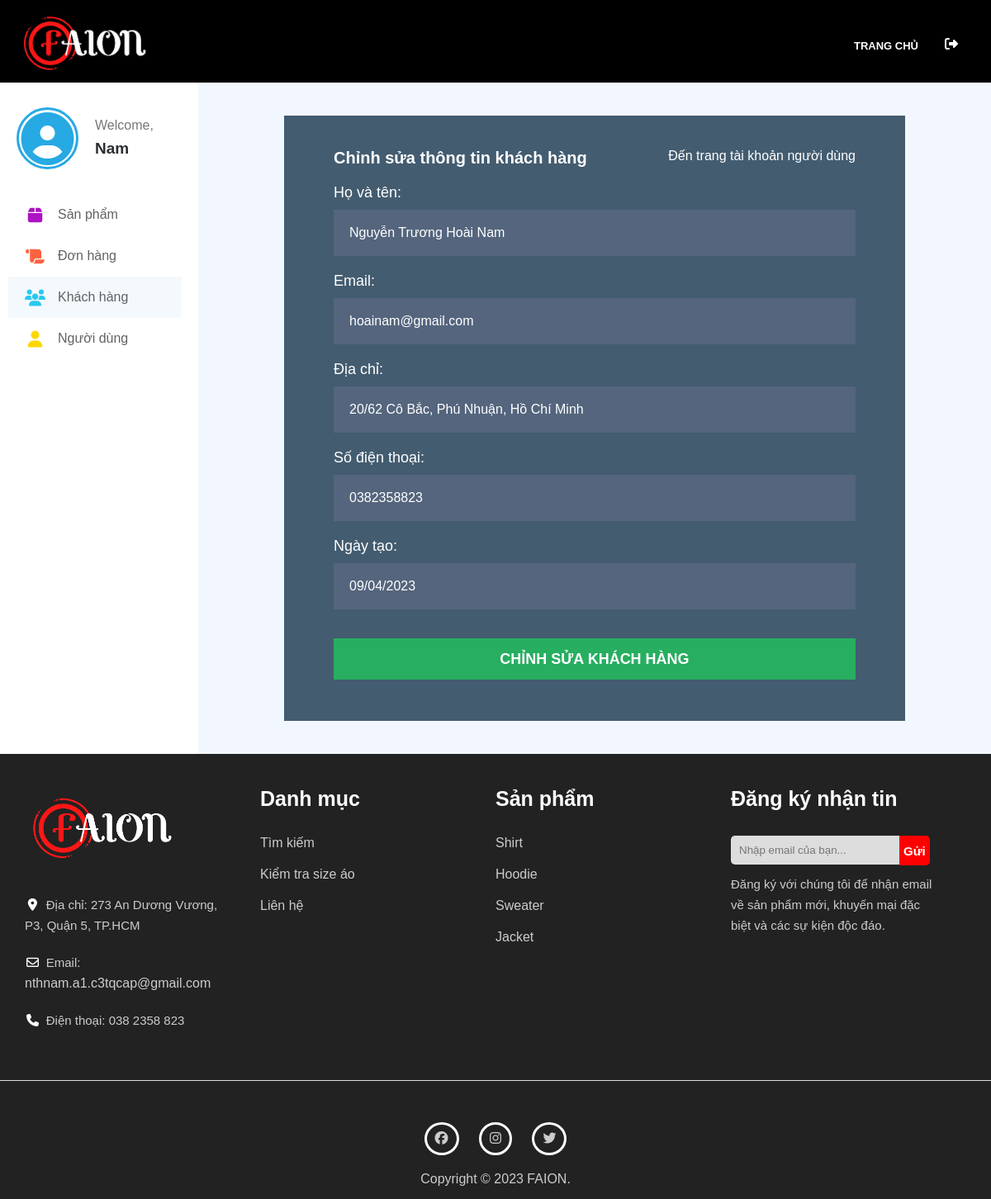
The app's page /index.php/admin/customers?id=1 (signed in) with its own data.
### tables this page shows
CREATE TABLE `customer` (
  `id` int(11) NOT NULL,
  `name` varchar(255) NOT NULL,
  `email` varchar(255) NOT NULL,
  `address` varchar(255) NOT NULL,
  `phone_number` varchar(10) NOT NULL,
  `created_at` date NOT NULL
);

### connection/Database.php (called while the page is built, shortened)
<?php
class Database
{
    private $hostname = "localhost";
    private $username = "root";
    private $password = "";
    private $databaseName = "faion";
    private $connection;
    public function connect()
    {
        try {
            if ($this->connection = mysqli_connect($this->hostname, $this->username, $this->password, $this->databaseName)) {
                return $this->connection;
            } else {
                throw new Exception("Khong the ket noi den CSDL <br>");
            }
        } catch (Exception $e) {
            echo $e->getMessage();
        }
    }
    public function getConnection() {
        return $this->connection;
    }
}

### action/actionFunction.php (called while the page is built, shortened)
<?php
include ('../faion/connection/Database.php');
include ('../faion/object/Customer.php');
function getCustomerList()
{
	$db = new Database();
	$kq = mysqli_query($db->getConnection(), "SELECT * FROM customer");
	$list = array();
	while ($row = mysqli_fetch_assoc($kq)) {
		$customer = new Customer(
			$row['id'],
			$row['name'],
			$row['email'],
			$row['address'],
			$row['phone_number'],
			$row['created_at']
		);
		$list[] = $customer;
	}
	return $list;
}
function getDMYdate($date)
{
	$arr = explode("-", $date);
	$newArr = array();
	for ($i = count($arr) - 1; $i >= 0; $i--) {
		$newArr[] = $arr[$i];
	}
	$newDate = "";
	for ($i = 0; $i < count($newArr); $i++) {
		$newDate .= $newArr[$i];
		if ($i != count($newArr) - 1)
			$newDate .= "/";
	}
	return $newDate;
}
?>

### object/Customer.php (called while the page is built, shortened)
<?php
class Customer {
    private $name;
    private $email;
    private $address;
    private $phoneNum;
    private $createdAt;
    function __construct($id, $name, $email, $address, $phoneNum, $createdAt) {
        $this->name = $name;
        $this->email = $email;
        $this->address = $address;
        $this->phoneNum = $phoneNum;
        $this->createdAt = $createdAt;
    }
    public function getName() {
        return $this->name;
    }
    public function getEmail() {
        return $this->email;
    }
    public function getAddress() {
        return $this->address;
    }
    public function getPhoneNum() {
        return $this->phoneNum;
    }
    public function getCreatedAt() {
        return $this->createdAt;
    }
}
?>

### admin/customerDetail.php (the view, shortened to what this page needs)
<?php
if (isset($_GET['id'])) {
    $id = $_GET['id'];
    $arr = getCustomerList();
    for ($i = 0; $i < count($arr); $i++) {
        if ($arr[$i]->getId() == $id) {
            $customer = $arr[$i];
            break;
        }
    }
    echo "
        <div class=\"content-container\">
            <div class=\"content\">
                <form action=\"/faion/action/actionCustomer.php\" method=\"post\" id=\"changeCustomerForm\" onsubmit=\"return checkCustomer(event)\">
                    <div class=\"title\">
                        <div class=\"left\">Chỉnh sửa thông tin khách hàng</div>
                        <div class=\"right\">
                            <a href=\"/faion/index.php/admin/users?id=$id\">Đến trang tài khoản người dùng</a>
                        </div>
                    </div>
                    <div class=\"top\">
                        <div class=\"container\">
                            <label for=\"cusname\">Họ và tên:</label>
                            <input type=\"text\" name=\"name\" id=\"cusname\" value=\"" . $customer->getName() . "\">
                        </div>
                        <div class=\"container\">
                            <label for=\"cusemail\">Email:</label>
                            <input type=\"text\" name=\"email\" id=\"cusemail\" value=\"" . $customer->getEmail() . "\">
                        </div>
                        <div class=\"container\">
                            <label for=\"cusaddress\">Địa chỉ:</label>
                            <input type=\"text\" name=\"address\" id=\"cusaddress\" value=\"" . $customer->getAddress() . "\">
                        </div>
                        <div class=\"container\">
                            <label for=\"cusphone\">Số điện thoại:</label>
                            <input type=\"text\" name=\"phoneNum\" id=\"cusphone\" value=\"" . $customer->getPhoneNum() . "\">
                        </div>
                        <div class=\"container\">
                            <label for=\"cusdate\">Ngày tạo:</label>
                            <input type=\"text\" name=\"date\" id=\"cusdate\" value=\"" . getDMYdate($customer->getCreatedAt()) . "\" readonly>
                        </div>
                    </div>
                    <div class=\"bottom\">
                        <input type=\"text\" name=\"id\" value=\"" . $customer->getId() . "\" style=\"display: none;\">
                        <input type=\"submit\" name=\"customer-change-submit\" value=\"CHỈNH SỬA KHÁCH HÀNG\">
                    </div>
                </form>
            </div>
        </div>
        </div>";
}
?>

### css/user/style.css (style rules this page uses)
* { margin: 0; padding: 0; box-sizing: border-box; list-style: none; outline: none; }
a { text-decoration: none; }
html { scroll-behavior: smooth; }

### css/admin/customerDetail.css (style rules this page uses)
#main div.content-container { width: 100%; height: 100%; display: flex; justify-content: center; align-items: center; padding: 40px 10px; }
#main div.content-container>div.content { width: 80%; display: flex; justify-content: center; align-items: center; }
#main div.content-container>div.content>form#changeCustomerForm { background-color: #435C70; width: 100%; height: auto; padding: 40px 60px; }
#main div.content-container>div.content form#changeCustomerForm .title { width: 100%; height: auto; font-size: 22px; color: white; }
#main div.content-container>div.content form#changeCustomerForm .title .left { width: 50%; height: auto; font-size: 20px; color: white; float: left; font-weight: bold; }
#main div.content-container>div.content form#changeCustomerForm .title .right { width: 50%; height: auto; font-size: 16px; text-align: end; float: right; }
#main div.content-container>div.content form#changeCustomerForm .title .right a { color: white; }
#main div.content-container>div.content form#changeCustomerForm .top { width: 100%; height: auto; padding: 10px 0; display: flex; flex-direction: column; color: white; }
#main div.content-container>div.content form#changeCustomerForm .top .container { padding: 10px 0; }
#main div.content-container>div.content form#changeCustomerForm .top label { font-size: 18px; }
#main div.content-container>div.content form#changeCustomerForm .top input { background-color: #54657D; margin-top: 10px; outline: none; border: 4px solid #54657D; color: white; width: 100%; padding: 15px; font-size: 16px; }
#main div.content-container>div.content form#changeCustomerForm .bottom { padding: 15px 0 10px; }
#main div.content-container>div.content form#changeCustomerForm .bottom input { width: 100%; height: 50px; background-color: #27AE60; outline: none; border: 3px solid #27AE60; cursor: pointer; color: white; font-size: 18px; font-weight: bold; }

### records on screen
customer: name "Nguyễn Trương Hoài Nam", email "hoainam@gmail.com", address "20/62 Cô Bắc, Phú Nhuận, Hồ Chí Minh", phoneNum "0382358823", date "09/04/2023"

### other values on screen
cutName($_SESSION['name']) "Nam"
$categoryList[$i] "Shirt"
$categoryList[$i] "Hoodie"
$categoryList[$i] "Sweater"
$categoryList[$i] "Jacket"
